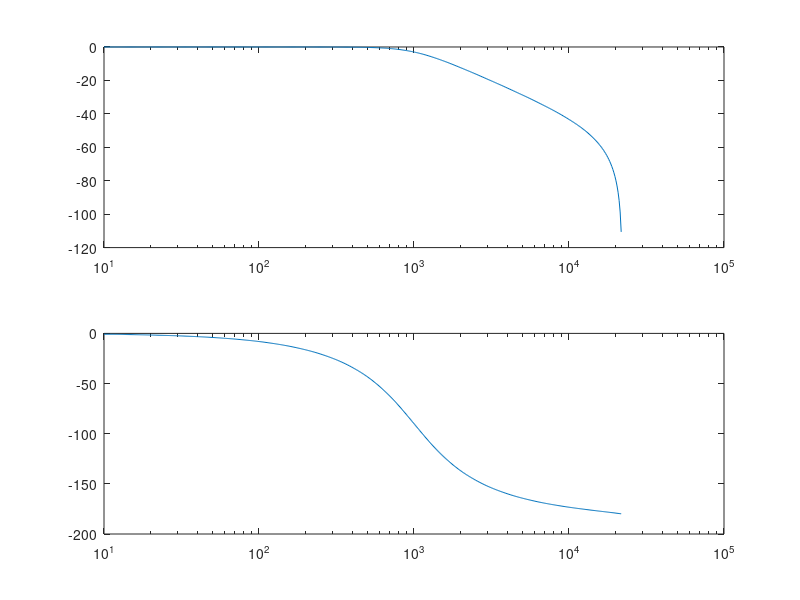

This figure's MATLAB source:
% create a data file with a 3rd order Butterworth low-pass filter transfer function for testing biquadmonkey

fs = 44100;	% sampling rate
n  = 2;		% filter order
fc = 1000;      % filter cut-off frequency

% Butteworth filter:
[b,a] = butter(n,fc/(fs/2));

% Evaluate frequency response:
f = logspace (1,log10(fs/2),500);
H = freqz (b,a,f,fs);
m = 20*log10(abs(H));
p = arg(H) / pi *180;

f = f(1:end-1);
m = m(1:end-1);
p = p(1:end-1);

% Plot frequency response
subplot (2,1,1)
semilogx (f,m)
subplot (2,1,2)
semilogx (f,p)

% Save to test data file:
x = [ f(:) m(:)  p(:) ];
save -ascii butter_test.txt x

